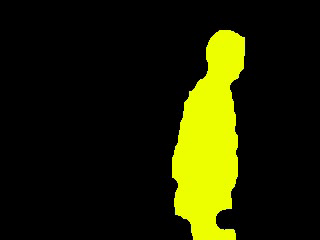
#> input picture frame 48 of output.avi, 320 x 240 px, given in place of rilevamento-intrusioni-video.avi, which was not available
$ jupyter execute Intrusion_Detection_Project_Burroni_Luca.ipynb   (older library calls are emulated)   (text cells are left out)
#> lines starting #> are read from the running program, lines starting #| are printed output that depends on the picture
[cell 1]
# Python 3.12.0
# opencv-python 4.8.1.78
# matplotlib 3.8.0

[cell 2]
# import libraries
import cv2
import numpy as np
from matplotlib import pyplot as plt
from matplotlib.pyplot import figure

# input
video_path = 'C:\\Users\\lucab\\Desktop\\UniBo\\Computer Vision\\Progetto\\video\\rilevamento-intrusioni-video.avi'

# output
txt_path = 'C:\\Users\\lucab\\Desktop\\UniBo\\Computer Vision\\Progetto\\output\\output.txt'
output_video_path = 'C:\\Users\\lucab\\Desktop\\UniBo\\Computer Vision\\Progetto\\output\\output.avi'

# parameters
w = 320
h = 240
fps = 12
threshold = 10  # mask threshold

[cell 3]
# [5 lines left out: function print_image, not called in this run]

[cell 4]
# [10 lines left out: function plot_images, not called in this run]

[cell 5]
# blind Background Initialization method
# [4 lines left out: function blind_background_initialization, not called in this run]

[cell 6]
# selective Background Initialization method
# [47 lines left out: function selective_background_initialization, not called in this run]

[cell 7]
# [6 lines left out: function selective_background_updating, not called in this run]

[cell 8]
# [10 lines left out: function canny_edge_detection, not called in this run]

[cell 9]
# [63 lines left out: function connected_components_labeling, not called in this run]

[cell 10]
# read video frames
cap = cv2.VideoCapture(video_path)

frames = []
while(True):
    ret, frame = cap.read()
#> frame is the input picture: shape (240, 320, 3); mean B, G, R 0.6, 33.3, 31
    if not ret or frame is None:
        cap.release()
        break
    gray_frame = cv2.cvtColor(frame, cv2.COLOR_BGR2GRAY) # convert
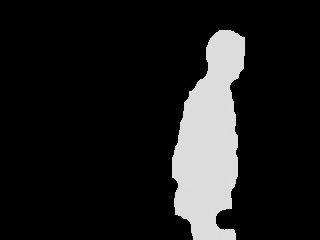
#> gray_frame: shape (240, 320); min 0, max 227, mean 28.9
    frames.append(gray_frame)
frames = np.array(frames)

# compute background using selective approach
background_selective, background_selective_pixels, n_frames = selective_background_initialization(frames)

# compute background using blind approach
background_blind = blind_background_initialization(frames, n_frames)

# display the results
print("Initial frames used: " + str(n_frames))
plot_images(background_blind, background_selective)


$ run again, starting later in the video
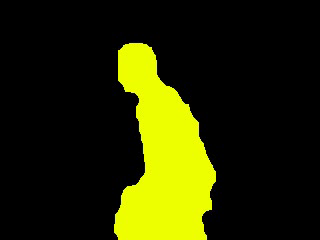
#> input picture frame 217 of output.avi, 320 x 240 px, given in place of rilevamento-intrusioni-video.avi, which was not available
#> frame is the input picture: shape (240, 320, 3); mean B, G, R 0.6, 41.2, 38.4
#> `gray_frame = cv2.cvtColor(frame, cv2.COLOR_BGR2GRAY)`:
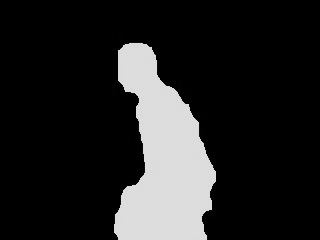
#> gray_frame: shape (240, 320); min 0, max 232, mean 35.8

$ run again, starting later in the video
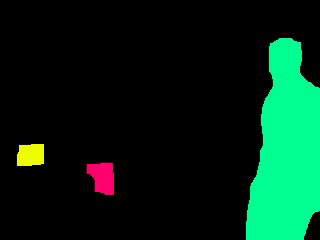
#> input picture frame 386 of output.avi, 320 x 240 px, given in place of rilevamento-intrusioni-video.avi, which was not available
#> frame is the input picture: shape (240, 320, 3); mean B, G, R 21.6, 38.1, 4.2
#> `gray_frame = cv2.cvtColor(frame, cv2.COLOR_BGR2GRAY)`:
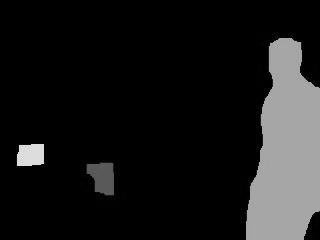
#> gray_frame: shape (240, 320); min 0, max 229, mean 26.1
